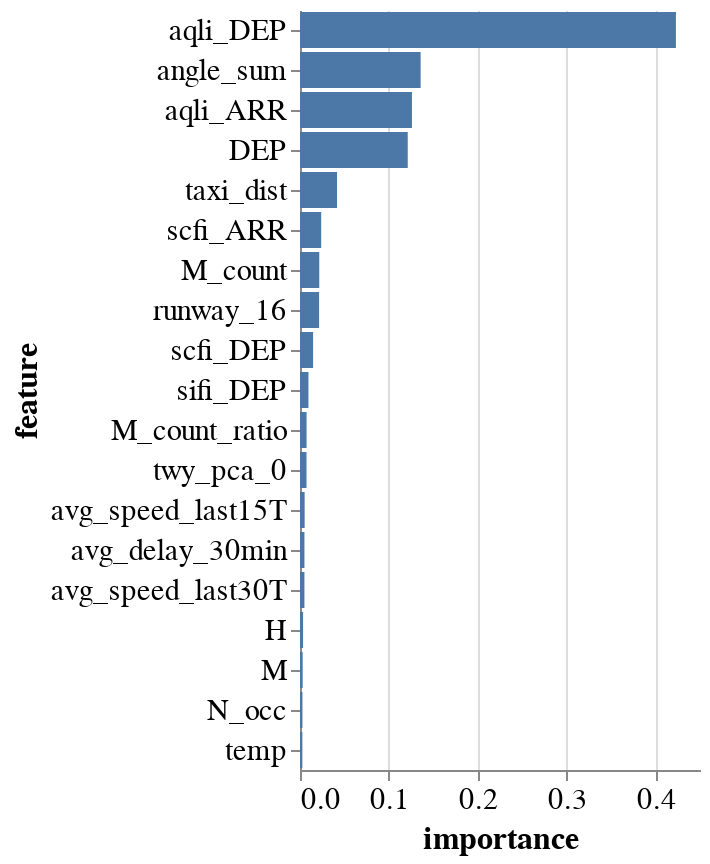
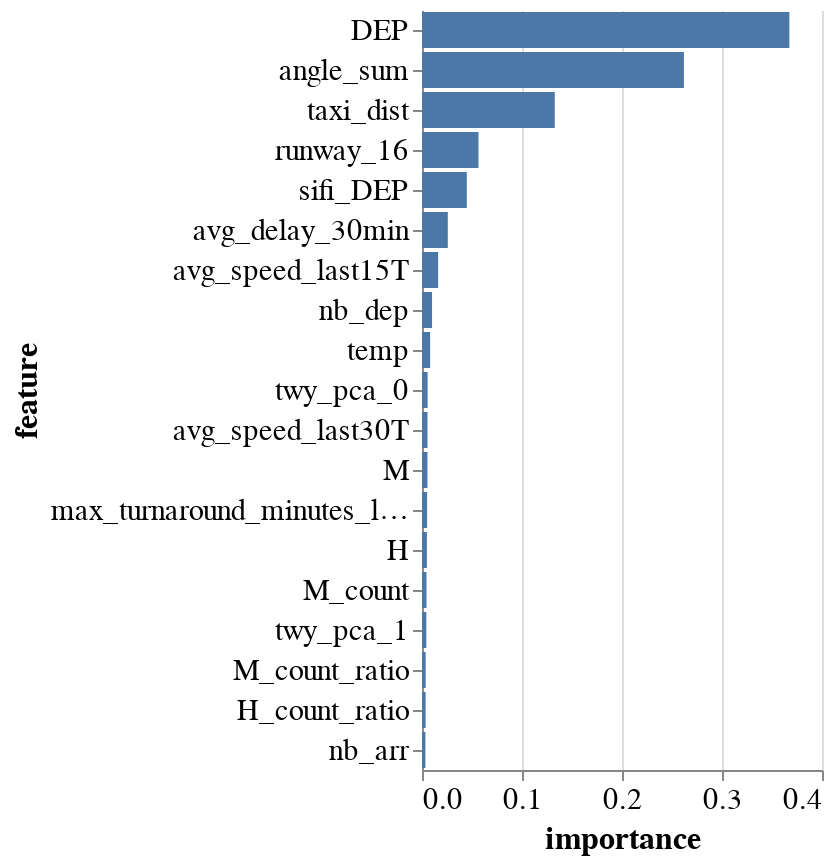
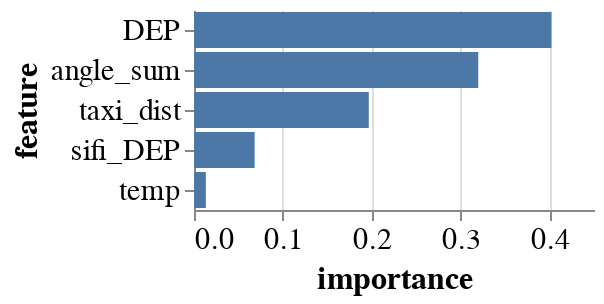
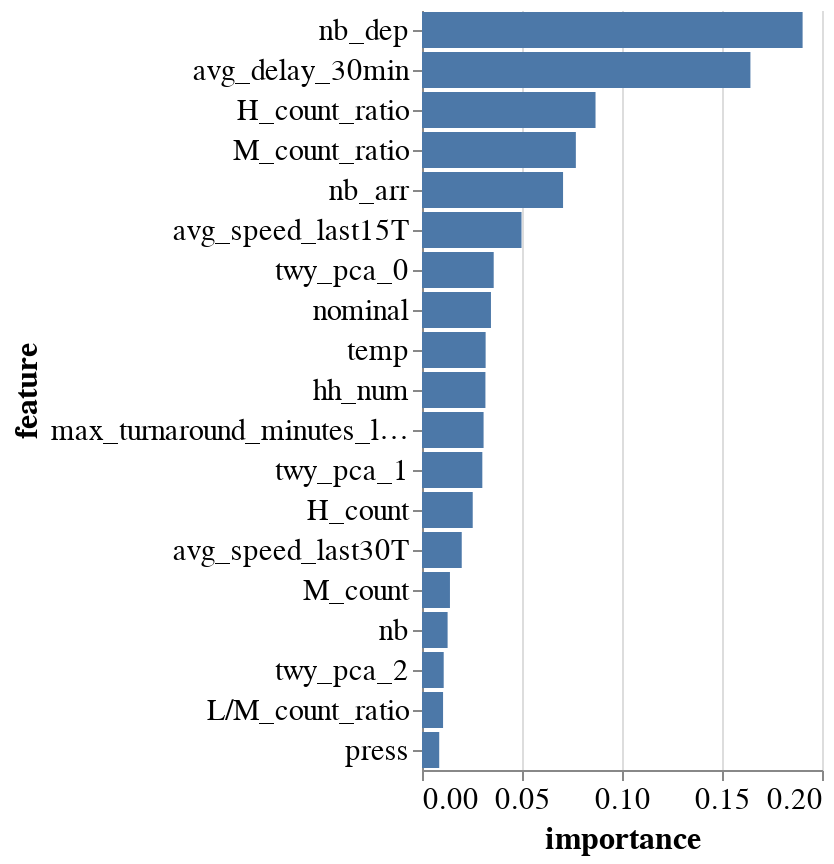

These figures' notebook cell, in order:
### Markdown cell above
## GradientBoostingRegressor (sklearn)

### Code cell
base_dir = "../prediction_results/"
df_res = pd.DataFrame()
target_col = "real_dur_minutes"
# avg_delay_in30min   real_dur_minutes taxi_holding_time_minutes

for i, (set_name, features) in enumerate(main_feature_sets.items()):
    test_name = f"10{i}_{target_col}_{set_name}/"
    res, labels_test, predicted, clf = train_rf(
        dep_arr_df,
        features,
        target_col,
        query="parking_position==parking_position",
        dirname=base_dir + test_name,
        dropna=False,
    )
    d_res = res._asdict()
    d_res["name"] = test_name
    df_res = df_res.append(d_res, ignore_index=True)

tolatex = df_res.transpose()
tolatex.columns = tolatex.loc["name"]
print(tolatex.to_latex())

df_res_taxitime = df_res

### Figure 1 — Vega-Lite specification as saved in the notebook (floating-point values rounded to 4 significant figures)
{"config": {"view": {"continuousWidth": 400, "continuousHeight": 300, "stroke": null}, "axis": {"labelFont": "Ubuntu", "labelFontSize": 15, "titleFont": "Fira Sans", "titleFontSize": 16}, "header": {"labelFont": "Ubuntu", "labelFontSize": 18, "labelOrient": "top"}, "legend": {"labelFont": "Ubuntu", "labelFontSize": 14, "orient": "bottom", "titleFontSize": 14}, "title": {"anchor": "start", "dy": -10, "font": "Fira Sans", "fontSize": 18}}, "data": {"name": "data-7dd4fed1909d64e42a59d64f3f44663e"}, "mark": "bar", "encoding": {"x": {"type": "quantitative", "field": "importance"}, "y": {"type": "nominal", "field": "feature", "sort": "-x"}}, "transform": [{"window": [{"op": "rank", "field": "importance", "as": "rank"}], "sort": [{"field": "importance", "order": "descending"}]}, {"filter": "(datum.rank < 20)"}], "width": 200, "$schema": "https://vega.github.io/schema/vega-lite/v4.8.1.json", "datasets": {"data-7dd4fed1909d64e42a59d64f3f44663e": [{"feature": "Y_occ", "importance": 0.0}, {"feature": "J_occ", "importance": 0.0}, {"feature": "L_occ", "importance": 0.0}, {"feature": "F_occ", "importance": 0.0}, {"feature": "H_occ", "importance": 0.0}, {"feature": "R_occ", "importance": 0.0}, {"feature": "L/M_count_ratio", "importance": 0.0}, {"feature": "G_occ", "importance": 0.0}, {"feature": "L_count", "importance": 0.0}, {"feature": "config_SOUTH", "importance": 0.0}, {"feature": "mean_sifi_ARR_last30T", "importance": 0.0}, {"feature": "atmap_wind", "importance": 0.0}, {"feature": "config_NORTH0", "importance": 0.0}, {"feature": "atmap_freezing", "importance": 0.0}, {"feature": "config_NORTH1", "importance": 0.0}, {"feature": "sifi_ARR", "importance": 0.0}, {"feature": "atmap_precipitation", "importance": 0.0}, {"feature": "atmap_danger", "importance": 0.0}, {"feature": "nominal", "importance": 0.0}, {"feature": "M_occ", "importance": 0.0}, {"feature": "L", "importance": 0.0}, {"feature": "L/M", "importance": 0.0}, {"feature": "D_occ", "importance": 8.522e-06}, {"feature": "Z_occ", "importance": 1.062e-05}, {"feature": "K_occ", "importance": 2.162e-05}, {"feature": "E_occ", "importance": 2.546e-05}, {"feature": "atmap_score", "importance": 2.748e-05}, {"feature": "P_occ", "importance": 2.933e-05}, {"feature": "B_occ", "importance": 4.089e-05}, {"feature": "busy", "importance": 6.807e-05}, {"feature": "not_nom_arrival_ratio", "importance": 7.292e-05}, {"feature": "L_count_ratio", "importance": 9.569e-05}, {"feature": "runway_34", "importance": 9.738e-05}, {"feature": "atmap_visibility", "importance": 0.0001231}, {"feature": "C_occ", "importance": 0.0001299}, {"feature": "mean_aqli_DEP_last30T", "importance": 0.0001301}, {"feature": "max_turnaround_minutes_last30T", "importance": 0.0001419}, {"feature": "A_occ", "importance": 0.0001996}, {"feature": "runway_14", "importance": 0.0002499}, {"feature": "H_count", "importance": 0.0002533}, {"feature": "runway_10", "importance": 0.0003167}, {"feature": "L/M_count", "importance": 0.0003699}, {"feature": "press", "importance": 0.0003722}, {"feature": "disrupted", "importance": 0.0003894}, {"feature": "config_EAST", "importance": 0.0004009}, {"feature": "turnaround_minutes", "importance": 0.0004115}, {"feature": "nb_arr", "importance": 0.0004754}, {"feature": "nb", "importance": 0.0004793}, {"feature": "mean_scfi_DEP_last30T", "importance": 0.0006261}, {"feature": "twy_pca_2", "importance": 0.0007039}, {"feature": "H_count_ratio", "importance": 0.000985}, {"feature": "mean_scfi_ARR_last30T", "importance": 0.00108}, {"feature": "mean_sifi_DEP_last30T", "importance": 0.001083}, {"feature": "runway_28", "importance": 0.001106}, {"feature": "mean_aqli_ARR_last30T", "importance": 0.0012}, {"feature": "runway_32", "importance": 0.001231}, {"feature": "twy_pca_1", "importance": 0.001483}, {"feature": "nb_dep", "importance": 0.002473}, {"feature": "hh_num", "importance": 0.002658}, {"feature": "temp", "importance": 0.002659}, {"feature": "N_occ", "importance": 0.002745}, {"feature": "M", "importance": 0.003016}, {"feature": "H", "importance": 0.003451}, {"feature": "avg_speed_last30T", "importance": 0.004964}, {"feature": "avg_delay_30min", "importance": 0.004983}, {"feature": "avg_speed_last15T", "importance": 0.005212}, {"feature": "twy_pca_0", "importance": 0.007317}, {"feature": "M_count_ratio", "importance": 0.007398}, {"feature": "sifi_DEP", "importance": 0.009506}, {"feature": "scfi_DEP", "importance": 0.01473}, {"feature": "runway_16", "importance": 0.02149}, {"feature": "M_count", "importance": 0.02167}, {"feature": "scfi_ARR", "importance": 0.02385}, {"feature": "taxi_dist", "importance": 0.04166}, {"feature": "DEP", "importance": 0.1212}, {"feature": "aqli_ARR", "importance": 0.126}, {"feature": "angle_sum", "importance": 0.1357}, {"feature": "aqli_DEP", "importance": 0.4229}]}}

### Figure 2 — Vega-Lite specification as saved in the notebook (floating-point values rounded to 4 significant figures)
{"config": {"view": {"continuousWidth": 400, "continuousHeight": 300, "stroke": null}, "axis": {"labelFont": "Ubuntu", "labelFontSize": 15, "titleFont": "Fira Sans", "titleFontSize": 16}, "header": {"labelFont": "Ubuntu", "labelFontSize": 18, "labelOrient": "top"}, "legend": {"labelFont": "Ubuntu", "labelFontSize": 14, "orient": "bottom", "titleFontSize": 14}, "title": {"anchor": "start", "dy": -10, "font": "Fira Sans", "fontSize": 18}}, "data": {"name": "data-470a8168ce98a66de09acc922a8bdf12"}, "mark": "bar", "encoding": {"x": {"type": "quantitative", "field": "importance"}, "y": {"type": "nominal", "field": "feature", "sort": "-x"}}, "transform": [{"window": [{"op": "rank", "field": "importance", "as": "rank"}], "sort": [{"field": "importance", "order": "descending"}]}, {"filter": "(datum.rank < 20)"}], "width": 200, "$schema": "https://vega.github.io/schema/vega-lite/v4.8.1.json", "datasets": {"data-470a8168ce98a66de09acc922a8bdf12": [{"feature": "D_occ", "importance": 0.0}, {"feature": "J_occ", "importance": 0.0}, {"feature": "H_occ", "importance": 0.0}, {"feature": "config_EAST", "importance": 0.0}, {"feature": "config_SOUTH", "importance": 0.0}, {"feature": "N_occ", "importance": 0.0}, {"feature": "M_occ", "importance": 0.0}, {"feature": "Y_occ", "importance": 0.0}, {"feature": "L_count", "importance": 0.0}, {"feature": "runway_34", "importance": 0.0}, {"feature": "Z_occ", "importance": 0.0}, {"feature": "P_occ", "importance": 0.0}, {"feature": "L_occ", "importance": 0.0}, {"feature": "F_occ", "importance": 0.0}, {"feature": "L/M", "importance": 0.0}, {"feature": "L", "importance": 0.0}, {"feature": "atmap_precipitation", "importance": 0.0}, {"feature": "atmap_freezing", "importance": 0.0}, {"feature": "atmap_danger", "importance": 0.0}, {"feature": "sifi_ARR", "importance": 0.0}, {"feature": "busy", "importance": 0.0}, {"feature": "disrupted", "importance": 0.0}, {"feature": "not_nom_arrival_ratio", "importance": 0.0}, {"feature": "atmap_wind", "importance": 6.585e-05}, {"feature": "atmap_visibility", "importance": 7.092e-05}, {"feature": "G_occ", "importance": 9.031e-05}, {"feature": "A_occ", "importance": 0.0002028}, {"feature": "press", "importance": 0.0002396}, {"feature": "atmap_score", "importance": 0.0002549}, {"feature": "runway_14", "importance": 0.0003383}, {"feature": "config_NORTH0", "importance": 0.0003618}, {"feature": "R_occ", "importance": 0.0004175}, {"feature": "C_occ", "importance": 0.0004222}, {"feature": "K_occ", "importance": 0.0004401}, {"feature": "nb", "importance": 0.0007785}, {"feature": "E_occ", "importance": 0.0008216}, {"feature": "B_occ", "importance": 0.001025}, {"feature": "runway_10", "importance": 0.001036}, {"feature": "config_NORTH1", "importance": 0.001362}, {"feature": "nominal", "importance": 0.001363}, {"feature": "runway_28", "importance": 0.001553}, {"feature": "runway_32", "importance": 0.001739}, {"feature": "hh_num", "importance": 0.001845}, {"feature": "L_count_ratio", "importance": 0.002127}, {"feature": "H_count", "importance": 0.002143}, {"feature": "L/M_count", "importance": 0.002593}, {"feature": "turnaround_minutes", "importance": 0.002857}, {"feature": "twy_pca_2", "importance": 0.003032}, {"feature": "L/M_count_ratio", "importance": 0.003222}, {"feature": "nb_arr", "importance": 0.003407}, {"feature": "H_count_ratio", "importance": 0.003626}, {"feature": "M_count_ratio", "importance": 0.003677}, {"feature": "twy_pca_1", "importance": 0.004338}, {"feature": "M_count", "importance": 0.004495}, {"feature": "H", "importance": 0.004881}, {"feature": "max_turnaround_minutes_last30T", "importance": 0.005096}, {"feature": "M", "importance": 0.005456}, {"feature": "avg_speed_last30T", "importance": 0.005479}, {"feature": "twy_pca_0", "importance": 0.005599}, {"feature": "temp", "importance": 0.008134}, {"feature": "nb_dep", "importance": 0.01005}, {"feature": "avg_speed_last15T", "importance": 0.01615}, {"feature": "avg_delay_30min", "importance": 0.02581}, {"feature": "sifi_DEP", "importance": 0.04482}, {"feature": "runway_16", "importance": 0.05651}, {"feature": "taxi_dist", "importance": 0.1328}, {"feature": "angle_sum", "importance": 0.2619}, {"feature": "DEP", "importance": 0.3674}]}}

### Figure 3 — Vega-Lite specification as saved in the notebook (floating-point values rounded to 4 significant figures)
{"config": {"view": {"continuousWidth": 400, "continuousHeight": 300, "stroke": null}, "axis": {"labelFont": "Ubuntu", "labelFontSize": 15, "titleFont": "Fira Sans", "titleFontSize": 16}, "header": {"labelFont": "Ubuntu", "labelFontSize": 18, "labelOrient": "top"}, "legend": {"labelFont": "Ubuntu", "labelFontSize": 14, "orient": "bottom", "titleFontSize": 14}, "title": {"anchor": "start", "dy": -10, "font": "Fira Sans", "fontSize": 18}}, "data": {"name": "data-27a2862e0d24a159eedd1c174f79b68c"}, "mark": "bar", "encoding": {"x": {"type": "quantitative", "field": "importance"}, "y": {"type": "nominal", "field": "feature", "sort": "-x"}}, "transform": [{"window": [{"op": "rank", "field": "importance", "as": "rank"}], "sort": [{"field": "importance", "order": "descending"}]}, {"filter": "(datum.rank < 20)"}], "width": 200, "$schema": "https://vega.github.io/schema/vega-lite/v4.8.1.json", "datasets": {"data-27a2862e0d24a159eedd1c174f79b68c": [{"feature": "temp", "importance": 0.01329}, {"feature": "sifi_DEP", "importance": 0.06822}, {"feature": "taxi_dist", "importance": 0.1966}, {"feature": "angle_sum", "importance": 0.3198}, {"feature": "DEP", "importance": 0.4021}]}}

### Figure 4 — Vega-Lite specification as saved in the notebook (floating-point values rounded to 4 significant figures)
{"config": {"view": {"continuousWidth": 400, "continuousHeight": 300, "stroke": null}, "axis": {"labelFont": "Ubuntu", "labelFontSize": 15, "titleFont": "Fira Sans", "titleFontSize": 16}, "header": {"labelFont": "Ubuntu", "labelFontSize": 18, "labelOrient": "top"}, "legend": {"labelFont": "Ubuntu", "labelFontSize": 14, "orient": "bottom", "titleFontSize": 14}, "title": {"anchor": "start", "dy": -10, "font": "Fira Sans", "fontSize": 18}}, "data": {"name": "data-18775fbb0f1fbd2220e1d03c08566698"}, "mark": "bar", "encoding": {"x": {"type": "quantitative", "field": "importance"}, "y": {"type": "nominal", "field": "feature", "sort": "-x"}}, "transform": [{"window": [{"op": "rank", "field": "importance", "as": "rank"}], "sort": [{"field": "importance", "order": "descending"}]}, {"filter": "(datum.rank < 20)"}], "width": 200, "$schema": "https://vega.github.io/schema/vega-lite/v4.8.1.json", "datasets": {"data-18775fbb0f1fbd2220e1d03c08566698": [{"feature": "atmap_visibility", "importance": 0.0}, {"feature": "atmap_precipitation", "importance": 0.0}, {"feature": "L_count", "importance": 0.0}, {"feature": "Y_occ", "importance": 0.0}, {"feature": "atmap_freezing", "importance": 0.0}, {"feature": "J_occ", "importance": 0.0}, {"feature": "atmap_danger", "importance": 0.0}, {"feature": "H_occ", "importance": 0.0}, {"feature": "atmap_wind", "importance": 0.0}, {"feature": "F_occ", "importance": 0.0}, {"feature": "busy", "importance": 2.815e-05}, {"feature": "P_occ", "importance": 0.0001681}, {"feature": "config_EAST", "importance": 0.0001819}, {"feature": "config_NORTH0", "importance": 0.0006199}, {"feature": "L_occ", "importance": 0.000831}, {"feature": "Z_occ", "importance": 0.0009221}, {"feature": "L/M_count", "importance": 0.00115}, {"feature": "not_nom_arrival_ratio", "importance": 0.001798}, {"feature": "config_SOUTH", "importance": 0.002004}, {"feature": "D_occ", "importance": 0.002113}, {"feature": "B_occ", "importance": 0.002297}, {"feature": "K_occ", "importance": 0.002611}, {"feature": "M_occ", "importance": 0.002653}, {"feature": "R_occ", "importance": 0.002802}, {"feature": "L_count_ratio", "importance": 0.003086}, {"feature": "atmap_score", "importance": 0.003251}, {"feature": "disrupted", "importance": 0.003709}, {"feature": "A_occ", "importance": 0.005146}, {"feature": "N_occ", "importance": 0.005309}, {"feature": "C_occ", "importance": 0.005363}, {"feature": "config_NORTH1", "importance": 0.005586}, {"feature": "G_occ", "importance": 0.005601}, {"feature": "E_occ", "importance": 0.007452}, {"feature": "press", "importance": 0.008611}, {"feature": "L/M_count_ratio", "importance": 0.01053}, {"feature": "twy_pca_2", "importance": 0.01085}, {"feature": "nb", "importance": 0.0128}, {"feature": "M_count", "importance": 0.01398}, {"feature": "avg_speed_last30T", "importance": 0.01987}, {"feature": "H_count", "importance": 0.02536}, {"feature": "twy_pca_1", "importance": 0.03016}, {"feature": "max_turnaround_minutes_last30T", "importance": 0.03079}, {"feature": "hh_num", "importance": 0.03171}, {"feature": "temp", "importance": 0.03181}, {"feature": "nominal", "importance": 0.03448}, {"feature": "twy_pca_0", "importance": 0.03585}, {"feature": "avg_speed_last15T", "importance": 0.04977}, {"feature": "nb_arr", "importance": 0.07053}, {"feature": "M_count_ratio", "importance": 0.07693}, {"feature": "H_count_ratio", "importance": 0.08676}, {"feature": "avg_delay_30min", "importance": 0.1642}, {"feature": "nb_dep", "importance": 0.1903}]}}
